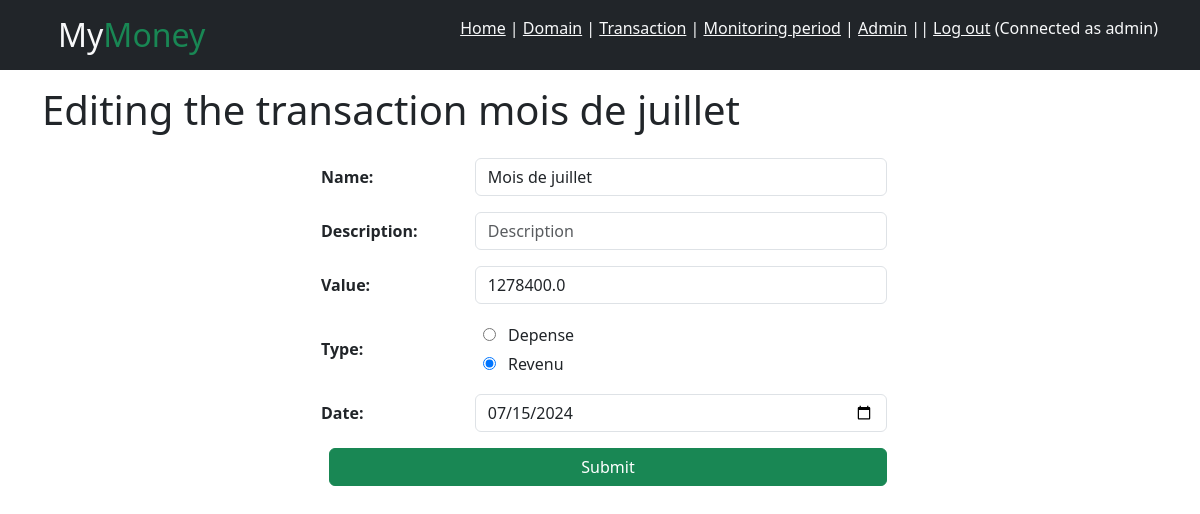
Before: /transaction/edit-transaction/1 (signed in) with the older database file.
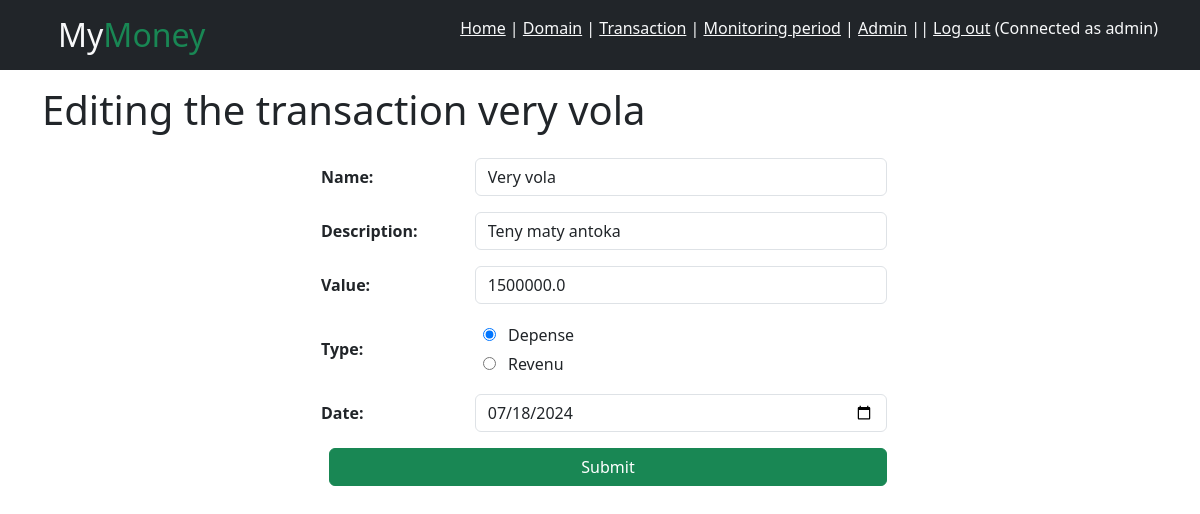
After: the same page with the newer database file.
### gestion/models.py (models this page shows)
class Transaction(models.Model):
    name = models.CharField(max_length=20, null=False)
    description = models.TextField(null=True)
    value = models.FloatField(default=0)
    domain = models.ForeignKey(Domain, on_delete=models.SET_NULL, null=True)
    gestion = models.ForeignKey(Gestion, on_delete=models.CASCADE, null=False)
    depense = models.BooleanField(default=True, null=False)
    date = models.DateField(null=False)

### gestion/views.py (the view)
# urls.py: path("transaction/edit-transaction/<int:id>", views.edit_transaction, name="edit-transaction"),
@login_required()
def edit_transaction(request, id):
    transaction = Transaction.objects.get(id=id)
    if request.method == 'POST':
        form = TransactionForm(request.POST)
        if form.is_valid():
            transaction.name = form.cleaned_data["name"]
            transaction.value = form.cleaned_data["value"]
            transaction.description = form.cleaned_data["description"]
            transaction.depense = form.cleaned_data["depense"]
            transaction.save()
            return redirect("transaction", id=transaction.domain.pk)
    else:
        form = TransactionForm(data={"name": transaction.name, "description": transaction.description, "value": transaction.value, "depense": transaction.depense, "date": transaction.date})
    return render(request, "form.html", {"form": form, "title": "Edit transaction", "action": "Editing the transaction " + transaction.name.lower()})

### gestion/forms.py
class TransactionForm(forms.ModelForm):
    def __init__(self, *args, **kwargs):
        super(TransactionForm, self).__init__(*args, **kwargs)
        self.fields['description'].required = False
        self.fields['depense'].label = "Type"
        for visible in self.visible_fields():
            visible.field.widget.attrs['class'] = 'form-control m-2'
            visible.field.widget.attrs['autocomplete'] = "off"
        self.fields['depense'].widget.attrs['class'] = "m-2"
    class Meta:
        model = Transaction
        fields = [
            "name",
            "description",
            "value",
            "depense",
            "date"
        ]
        widgets = {
            "name" : forms.TextInput(attrs={"placeholder": "Name of the transaction"}),
            "description" : forms.TextInput(attrs={"placeholder": "Description"}),
            "value" : forms.NumberInput(attrs={"placeholder": "Transaction value"}),
            "depense": forms.RadioSelect(choices=[(True, "Depense"), (False, "Revenu")]),
            "date": forms.DateInput(attrs={"type": "date", "placeholder": "dd/mm/yyyy"})
        }

### gestion/templates/form.html (shortened to what this page needs)
{% extends "base.html" %}
{% block body %}
    <div class="container">
        <h1 class="my-3">{{ action }}</h1>
        <div class="d-flex justify-content-center">
            <form method="POST" class="w-50">
                <table class="w-100">
                    {{ form.as_table }}
                </table>
                <button type="submit" class="btn btn-success w-100 m-2">Submit</button>
            </form>
        </div>
    </div>
{% endblock %}

Changed rows visible on the page:
changed Transaction: name "Mois de juillet" → "Very vola"; description (not shown) → "Teny maty antoka"; value "1278400.0" → "1500000.0"; depense "☐ Depense ☑ Revenu" → "☑ Depense ☐ Revenu"; date "07/15/2024" → "07/18/2024"
Other visible differences:
{{ action }}: "Editing the transaction mois de juillet" → "Editing the transaction very vola"
